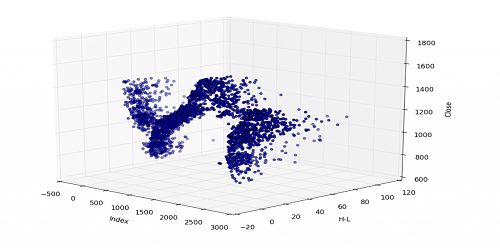
#> input picture data/3D-Matplotlib.png, 500 x 250 px
$ python ocv-06-arithmeticOps2.py
#> lines starting #> are read from the running program, lines starting #| are printed output that depends on the picture; after the words box and inside, x2 and y2 are one past the last pixel; in counts of white or black regions, pixels touching at a corner belong together; pictures that were not available may be replaced by others from this repository, and a replacement may not be noted
import cv2
import numpy as np

img1 = cv2.imread('../data/3D-Matplotlib.png')
#> img1 is the input picture: shape (250, 500, 3); mean B, G, R 240.9, 235.7, 235.7
img2 = cv2.imread('../data/mainlogo.png')
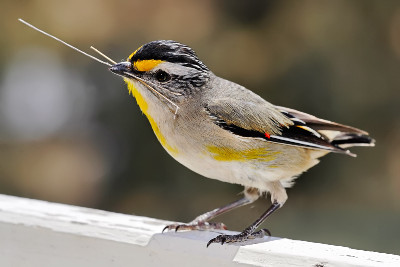
#> input picture data/b2.jpg, 400 x 267 px, given in place of mainlogo.png, which was not available
#> img2 is the input picture: shape (267, 400, 3); mean B, G, R 101.6, 117.6, 126.2

rows,cols,channels = img2.shape
#> rows = 267; cols = 400; channels = 3
roi = img1[100:rows+100,:cols]
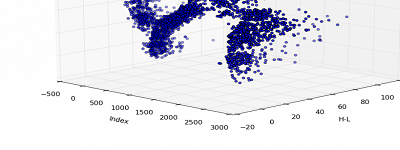
#> roi: shape (150, 400, 3); mean B, G, R 235.2, 226.8, 226.8

img2gray = cv2.cvtColor(img2, cv2.COLOR_BGR2GRAY)
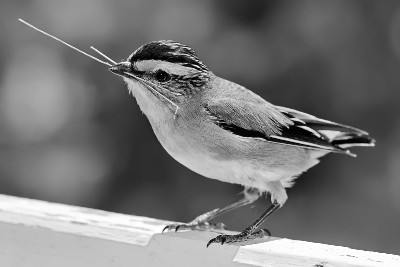
#> img2gray: shape (267, 400); min 0, max 255, mean 118.3
ret, mask = cv2.threshold(img2gray, 220, 255, cv2.THRESH_BINARY_INV)
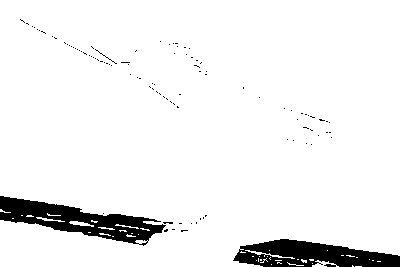
#> mask: shape (267, 400); 93.7% white; 100 black regions (97 under 20 px), largest, box (x1, y1, x2, y2) and area: (0, 196, 166, 246) 3422, (233, 239, 400, 267) 3057, (95, 49, 117, 64) 22

mask_inv = cv2.bitwise_not(mask)
#> (the run stopped early here; a loop or call above may not have finished)
